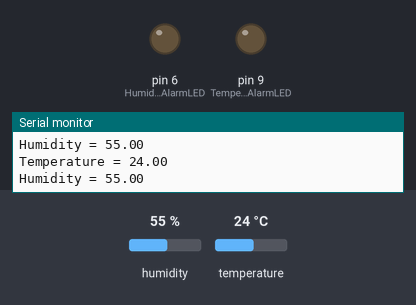
The sketch below on a simulated Arduino Uno, built with avr-gcc and run on an emulated ATmega328P. Shown: output pins drawn as LEDs (lit = HIGH), the last lines printed to the serial monitor. Inputs (shaded band) come from the test bench; at power-on: humidity 55 %, temperature 24 °C.

Above: at 3.3 s.
3.4 s: humidity set to 57 %
At 8.7 s:
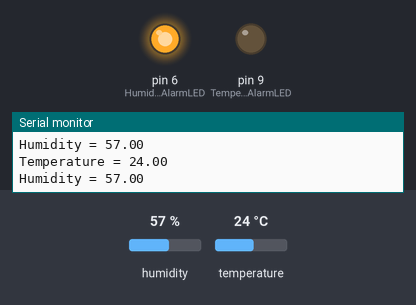
9.0 s: temperature set to 25.5 °C
At 15.6 s:
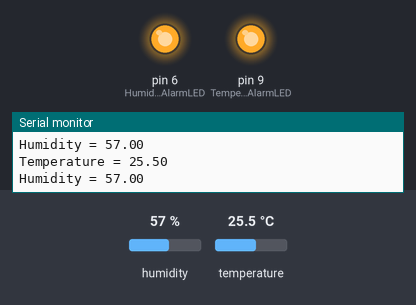
15.9 s: humidity set to 22 %
At 21.2 s:
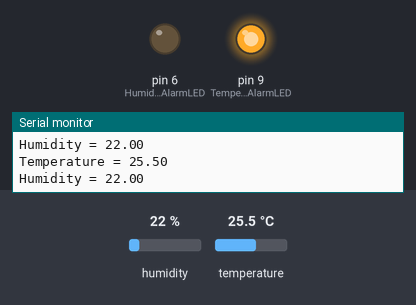
21.5 s: humidity set to 68 %
At 28.1 s:
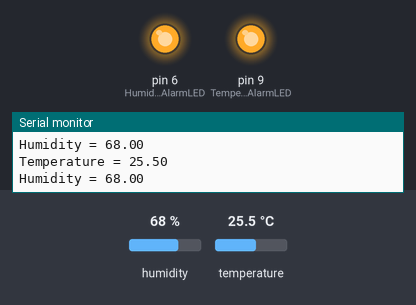
28.4 s: temperature set to 12 °C
At 36.0 s:
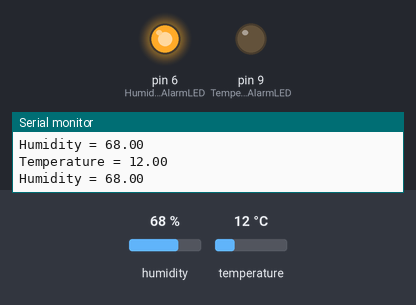
Timing chart, 0 to 36.3 s (numbered marks = the images above; inputs shaded):
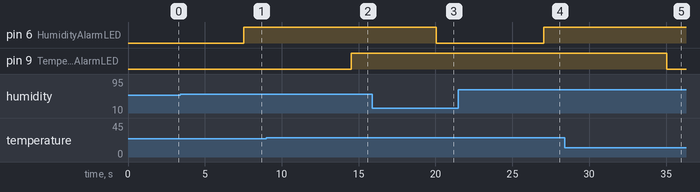

Measured:
- the behaviour switches between 55 and 56 % on humidity (found by bisection; images 0 and 1)
- the behaviour switches between 25 and 25.1 °C on temperature (found by bisection; images 1 and 2)
- after the input at 3.4 s, pin 6 (HumidityAlarmLED): LOW → HIGH after 4.1 s
- after the input at 9.0 s, pin 9 (TemperatureAlarmLED): LOW → HIGH after 5.5 s
- after the input at 15.9 s, pin 6 (HumidityAlarmLED): HIGH → LOW after 4.1 s
- after the input at 21.5 s, pin 6 (HumidityAlarmLED): LOW → HIGH after 5.6 s
- after the input at 28.4 s, pin 9 (TemperatureAlarmLED): HIGH → LOW after 6.7 s

The sketch:

H2Climate_v0.1_uno_r4.ino
```cpp
#include "DHT.h"

#define DHT22_PIN 12
#define DHTTYPE DHT22

DHT dht(DHT22_PIN, DHTTYPE);

// Test device ID: 6fe26f8eaf7e

const int TemperatureAlarmLED =  9;
const int HumidityAlarmLED =  6;

int TemperaturePin = LOW;
int HumidityPin = LOW;


void setup(){

  pinMode(TemperatureAlarmLED, OUTPUT);
  pinMode(HumidityAlarmLED, OUTPUT);

  digitalWrite(TemperatureAlarmLED, LOW);
  digitalWrite(HumidityAlarmLED, LOW);

  Serial.begin(9600);

  dht.begin();
}


void loop()
{
  float temperature = dht.readTemperature();
  float humidity = dht.readHumidity();

  Serial.print("Temperature = "); Serial.println(temperature);
  Serial.print("Humidity = "); Serial.println(humidity);
  delay(2500);

  if (temperature > 25) {
  TemperaturePin = HIGH;
  digitalWrite(TemperatureAlarmLED, HIGH);
  delay(1000);
  }

  if (temperature < 25) {
  TemperaturePin = LOW;
  digitalWrite(TemperatureAlarmLED, LOW);
  }

  if (humidity > 55) {
  HumidityPin = HIGH;
  digitalWrite(HumidityAlarmLED, HIGH);
  delay(1000);
  }

  if (humidity < 55) {
  HumidityPin = LOW;
  digitalWrite(HumidityAlarmLED, LOW);
  }

}
```
